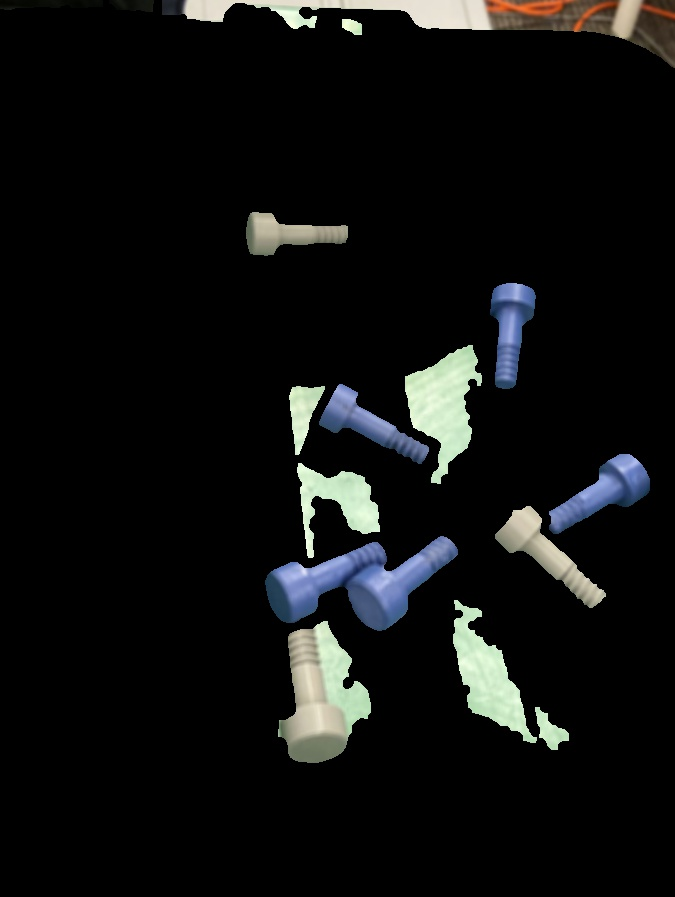
#> input picture bad_image_4.jpg, 675 x 897 px; its folder holds only this picture in this run
$ python -i histogram_approach.py   (imports and definitions only)   (older library calls are emulated)
#> lines starting #> are read from the running program, lines starting #| are printed output that depends on the picture; after the words box and inside, x2 and y2 are one past the last pixel; in counts of white or black regions, pixels touching at a corner belong together
#> further down, picture is the input picture: shape (897, 675, 3); mean B, G, R 16.5, 16.8, 15.8
#!/usr/bin/env python3
# -*- coding: utf-8 -*-
"""
Created on Sun Oct 27 15:36:06 2019

@author: Carter
"""

# CV project test

import numpy as np
import cv2
from cv2 import SimpleBlobDetector
import glob
import os
import scipy
import random
from collections import Counter
from PIL import Image, ImageOps


class Histogram:
    def __init__(self):
        self.test = 4
        self.blue_threshold_values = (np.array([95, 80, 80]), np.array([150, 255, 255]))  # lower values, upper values
        self.red_threshold_values = (np.array([150,160,70]), np.array([255,255,255]))  # lower values, upper values
        self.red_threshold_values2 = (np.array([0, 160, 100]), np.array([12, 255, 255]))
        self.green_threshold_values = (np.array([40, 0, 0]), np.array([130, 255, 255]))  # lower values, upper values
        self.gray_threshold_values = (np.array([0, 0, 90]), np.array([255, 50, 250]))
        #self.gray_threshold_values = (np.array([0, 5, 100]), np.array([255, 40, 170]))

        self.params = cv2.SimpleBlobDetector_Params()

        # Filter by Area.
        self.params.filterByArea = True
        self.params.filterByInertia = False
        self.params.filterByConvexity = False
        self.params.minArea = 0
        self.params.maxArea = 2000
        self.minDistBetweenBlobs = 1

    # [4 lines left out: function preview, not called in this run]

    def save_image(self, image, name):
        cv2.imwrite(name, image)

    def threshold_color(self, im, threshold_values):

        # Convert BGR to HSV
#> called with threshold_values = ([150, 160, 70], [255, 255, 255])
        hsv = cv2.cvtColor(im, cv2.COLOR_BGR2HSV)
#> hsv: shape (897, 675, 3); mean H, S, V 9.7, 18.5, 18.8

        # define range colors in HSV
        lower_threshold_value = threshold_values[0]
        upper_threshold_value = threshold_values[1]
        # Threshold the HSV image to get only blue colors
        mask = cv2.inRange(hsv, lower_threshold_value, upper_threshold_value)
#> mask: shape (897, 675); every value is 0
        # Bitwise-AND mask and original image
        res = cv2.bitwise_and(im, im, mask=mask)
#> res: shape (897, 675, 3); every value is 0
        # self.preview(im)
        # self.preview(mask)
        return mask


    # [178 lines left out: functions resize_image, process_images_from_folder, fill_in_glare, get_boundary_points_from_contour, crop_image_to_box_region, process_image and 2 more, not called in this run]

    def threshold_hist(self, colorHist):
        print(colorHist)
        #threshold = [410000, 508755, 260310, 1203600,503600] 937380
        threshold = [410000, 658755, 500310, 1203600, 503600]
        classified = [0,0,0]

        if colorHist[1] > threshold[0]:
            classified[1] = 1
        if colorHist[0] > threshold[1]:
            classified[0] = 2
        elif colorHist[0] > threshold[2]:
            classified[0] = 1
        if colorHist[2] > threshold[3]:
            classified[2] = 1
        elif colorHist[2] > threshold[4]:
            classified[2] = 2
        return classified


    def crop_histogram(self, im, mask=False):
        """ given opencv/numpy image, run the processing method
        return two images - only screws with color and only screws masked
         """

        ROI = self.threshold_color(im, self.red_threshold_values)
        ROI2 = self.threshold_color(im, self.red_threshold_values2)
#> call 2 of threshold_color, with threshold_values = ([0, 160, 100], [12, 255, 255])
#> in threshold_color (call 2), `mask = cv2.inRange(hsv, lower_threshold_value, upper_threshold_value)`:
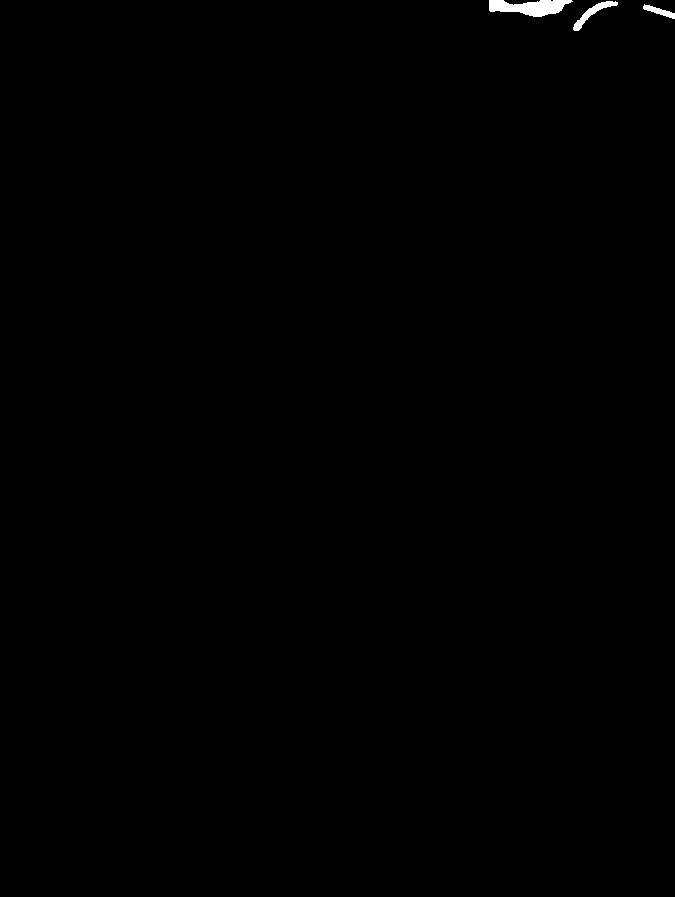
#> mask: shape (897, 675); 0.24% white; 3 white regions, box (x1, y1, x2, y2) and area: (489, 0, 573, 17) 928, (573, 1, 618, 31) 334, (643, 4, 675, 19) 185
        ROI = cv2.add(ROI, ROI2)
        kernel = np.ones([3, 3]) / 9
        ROI = cv2.morphologyEx(ROI, cv2.MORPH_OPEN, kernel)
#> ROI: shape (897, 675); 0.24% white; 3 white regions, box (x1, y1, x2, y2) and area: (489, 0, 572, 17) 926, (573, 1, 618, 31) 333, (643, 5, 675, 19) 184
        sumRed = np.sum(ROI)
#> sumRed = 367965
        ROI_red = ROI
        # print("Red= " + str(sumRed))

        ROI = cv2.bitwise_and(im, cv2.cvtColor(ROI_red, cv2.COLOR_GRAY2RGB))
#> ROI: shape (897, 675, 3)
        ROI = cv2.bitwise_not(ROI)
        ROI_min_red = cv2.bitwise_and(ROI, im)


        ROI = ROI_min_red  # self.crop_image_to_box_region(im, False)
        ROI = self.threshold_color(ROI, self.blue_threshold_values)
        kernel = np.ones([2, 2]) / 4
        ROI = cv2.morphologyEx(ROI, cv2.MORPH_OPEN, kernel)
#> ROI: shape (897, 675); 2.7% white; 6 white regions (1 under 20 px), largest, box (x1, y1, x2, y2) and area: (267, 537, 459, 632) 7853, (551, 455, 651, 535) 3236, (492, 285, 537, 390) 2841, (320, 395, 428, 465) 2132, (340, 385, 358, 398) 99
        ROI = cv2.dilate(ROI,kernel,iterations = 2)
#> ROI: shape (897, 675); 3.1% white; 5 white regions, box (x1, y1, x2, y2) and area: (267, 537, 461, 634) 8939, (551, 455, 653, 537) 3677, (492, 285, 539, 392) 3232, (320, 395, 430, 467) 2623, (340, 385, 360, 400) 165
        ROI_blue = ROI
        sumBlue = np.sum(ROI)
#> sumBlue = 4752180
        print("Blue= " + str(sumBlue))
#| Blue= 4752180


        ROI = cv2.bitwise_and(ROI_min_red, cv2.cvtColor(ROI_blue, cv2.COLOR_GRAY2RGB))
#> ROI: shape (897, 675, 3)
        ROI = cv2.bitwise_not(ROI)
        ROI_min_blue = cv2.bitwise_and(ROI, ROI_min_red)
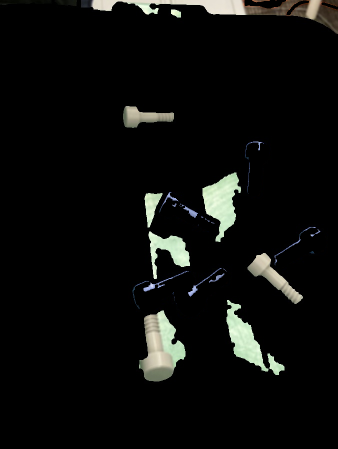
#> ROI_min_blue: shape (897, 675, 3) (shown at 1/2 size); mean B, G, R 12.1, 13.6, 13


        ROI = self.threshold_color(im, self.green_threshold_values)
#> call 4 of threshold_color, with threshold_values = ([40, 0, 0], [130, 255, 255])
#> in threshold_color (call 4), `res = cv2.bitwise_and(im, im, mask=mask)`:
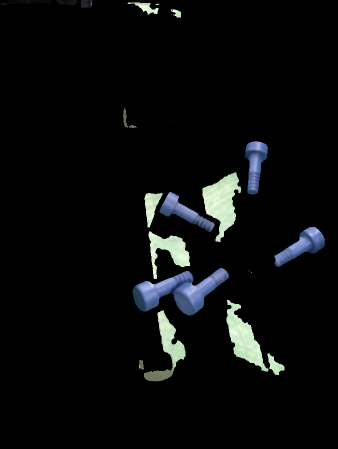
#> res: shape (897, 675, 3) (shown at 1/2 size); mean B, G, R 11.7, 11.4, 9.9
        kernel = np.ones([3, 3]) / 9
        ROI = cv2.morphologyEx(ROI, cv2.MORPH_OPEN, kernel)
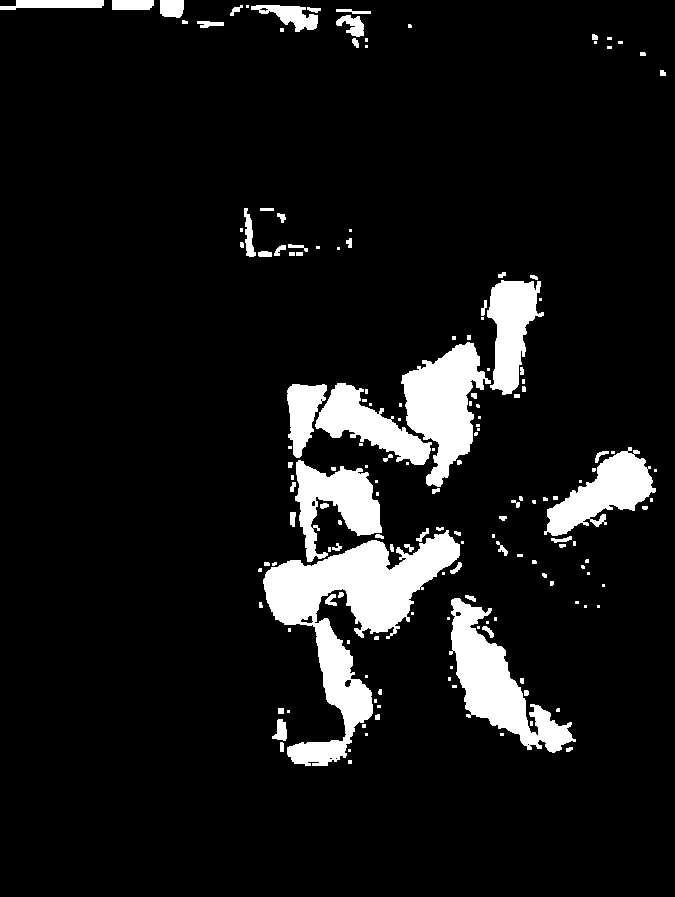
#> ROI: shape (897, 675); 9% white; 164 white regions (86 under 20 px), largest, box (x1, y1, x2, y2) and area: (263, 530, 460, 766) 15220, (449, 598, 576, 753) 7033, (401, 342, 491, 487) 6698
        sumGreen = np.sum(ROI)
#> sumGreen = 13839615
        ROI_green = ROI


        ROI = cv2.bitwise_and(ROI_min_blue, cv2.cvtColor(ROI_green, cv2.COLOR_GRAY2RGB))
#> ROI: shape (897, 675, 3)
        ROI = cv2.bitwise_not(ROI)
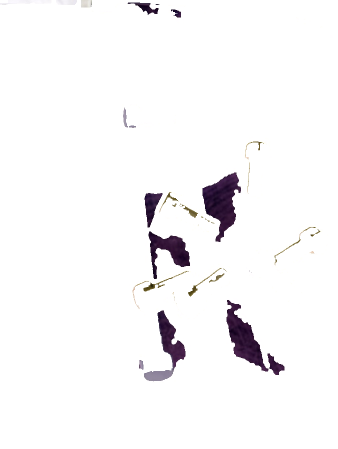
#> ROI: shape (897, 675, 3) (shown at 1/2 size); mean B, G, R 247.6, 246.7, 247.6
        ROI_min_green = cv2.bitwise_and(ROI, ROI_min_blue)
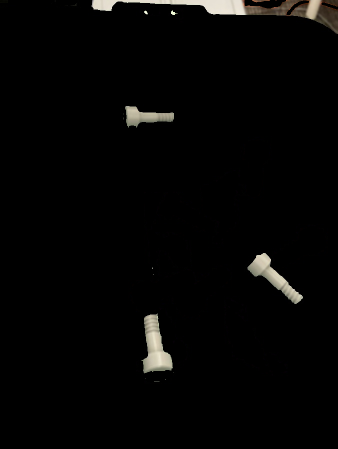
#> ROI_min_green: shape (897, 675, 3) (shown at 1/2 size); mean B, G, R 4.7, 5.3, 5.6


        ROI = ROI_min_green
        ROI = self.threshold_color(ROI, self.gray_threshold_values)
        kernel = np.ones([2, 2]) / 1
        ROI = cv2.morphologyEx(ROI, cv2.MORPH_OPEN, kernel)
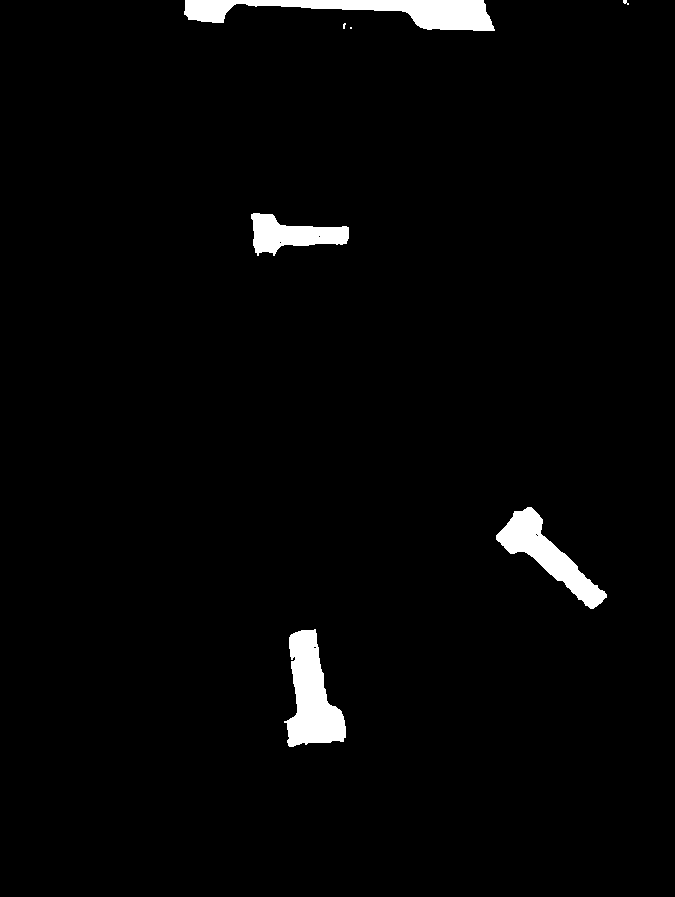
#> ROI: shape (897, 675); 2.4% white; 7 white regions (3 under 20 px), largest, box (x1, y1, x2, y2) and area: (184, 0, 495, 31) 4728, (284, 629, 346, 747) 4233, (496, 507, 607, 609) 3455, (251, 213, 349, 256) 2272
        sumGray = np.sum(ROI)
#> sumGray = 3754365
        #print("Gray= " + str(sumRed))
        colorHist = [sumBlue,sumRed, sumGray]
#> colorHist = [4752180, 367965, 3754365]
        print(colorHist)
#| [4752180, 367965, 3754365]
        classify = self.threshold_hist(colorHist)
#| [4752180, 367965, 3754365]
#> classify = [2, 0, 1]

        return classify


# [41 lines not run here, left out]

    # attempt.count_number_of_screws(im)

>>> import cv2
>>> picture = cv2.imread('bad_image_4.jpg')
>>> result = Histogram().crop_histogram(picture)
#> result = [2, 0, 1]

$ run again, on bad_2.jpg
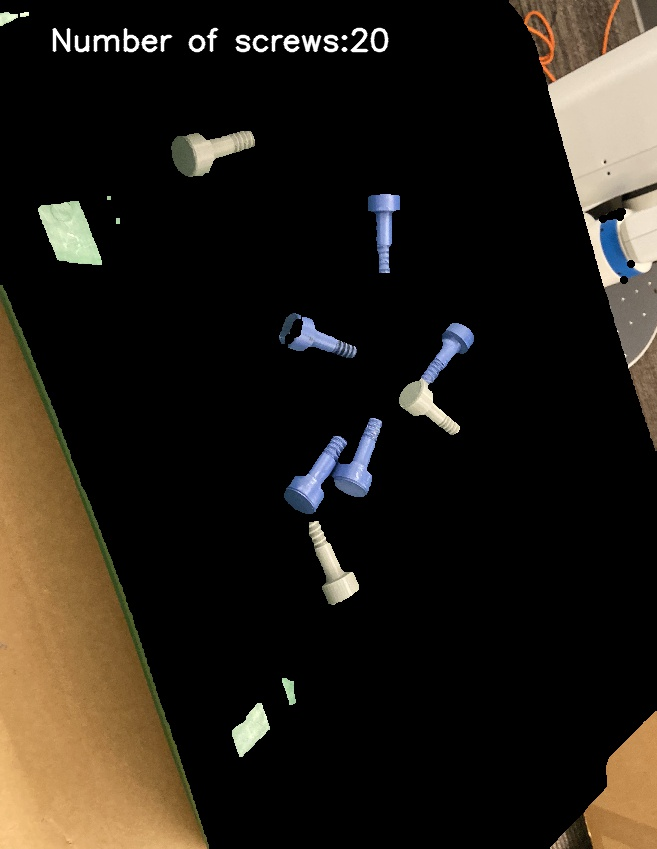
#> input picture bad_2.jpg, 657 x 849 px
#> picture is the input picture: shape (849, 657, 3); mean B, G, R 23.3, 30.8, 36.4
#> hsv: shape (849, 657, 3); mean H, S, V 8.8, 35.5, 37.8
#> mask: shape (849, 657); every value is 0
#> res: shape (849, 657, 3); every value is 0
#> in threshold_color (call 2), `mask = cv2.inRange(hsv, lower_threshold_value, upper_threshold_value)`:
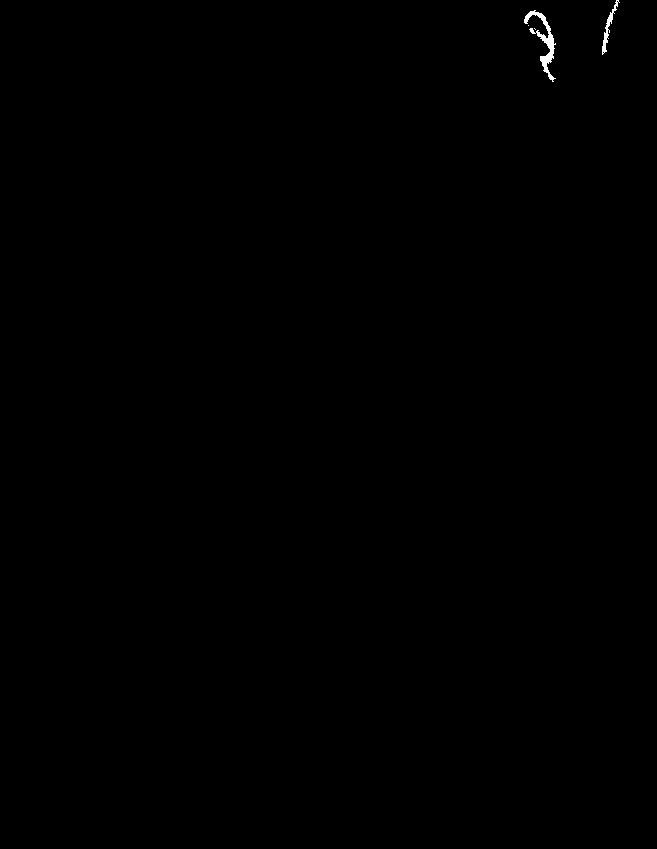
#> mask: shape (849, 657); 0.14% white; 4 white regions (2 under 20 px), largest, box (x1, y1, x2, y2) and area: (524, 10, 556, 82) 553, (602, 0, 620, 55) 202
#> sumRed = 161415
#> hsv: shape (849, 657, 3); mean H, S, V 8.8, 35.2, 37.6
#> mask: shape (849, 657); 1.2% white; 18 white regions (8 under 20 px), largest, box (x1, y1, x2, y2) and area: (285, 436, 346, 514) 1543, (332, 419, 382, 497) 1303, (422, 324, 474, 382) 1070
#> sumBlue = 2209830
#| Blue= 2209830
#> mask: shape (849, 657); 5.7% white; 379 white regions (263 under 20 px), largest, box (x1, y1, x2, y2) and area: (272, 415, 385, 521) 5740, (34, 192, 112, 272) 3482, (9, 314, 161, 693) 3153
#> sumGreen = 6470625
#> hsv: shape (849, 657, 3); mean H, S, V 4.8, 28.2, 32.6
#> mask: shape (849, 657); 4.3% white; 265 white regions (257 under 20 px), largest, box (x1, y1, x2, y2) and area: (547, 26, 657, 369) 19245, (309, 521, 359, 605) 1466, (182, 131, 255, 177) 1315
#> in crop_histogram, `ROI = cv2.morphologyEx(ROI, cv2.MORPH_OPEN, kernel)`:
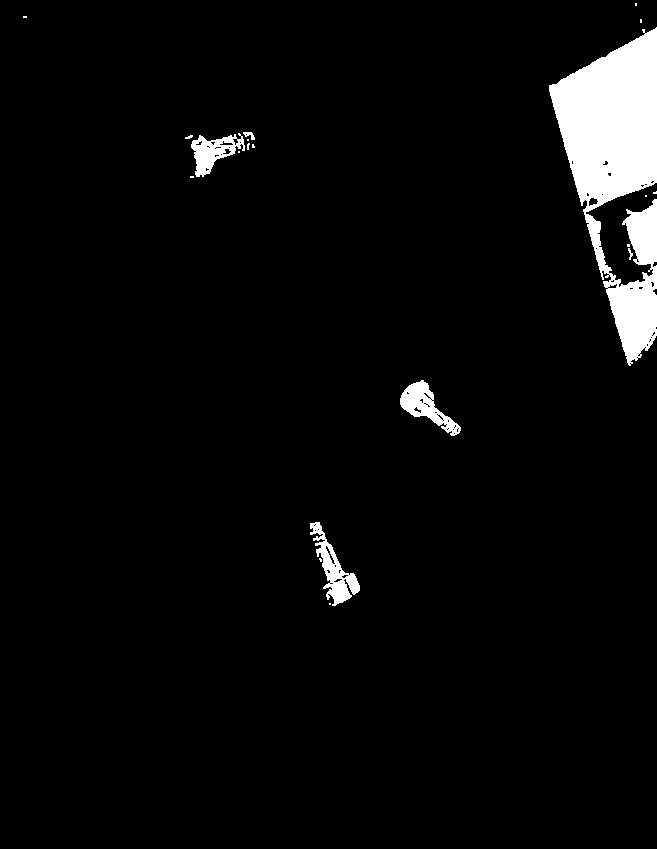
#> ROI: shape (849, 657); 4.1% white; 20 white regions (13 under 20 px), largest, box (x1, y1, x2, y2) and area: (549, 27, 657, 366) 18803, (310, 522, 360, 606) 1402, (400, 380, 461, 436) 1273
#> sumGray = 5810175
#> colorHist = [2209830, 161415, 5810175]
#| [2209830, 161415, 5810175]
#| [2209830, 161415, 5810175]
#> classify = [2, 0, 1]

$ run again, on bad_3.jpg
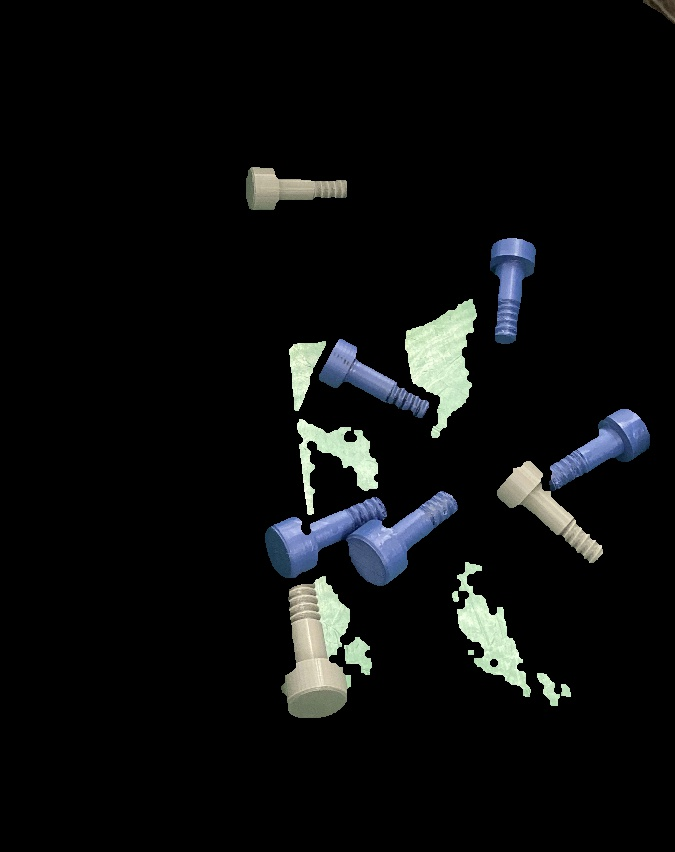
#> input picture bad_3.jpg, 675 x 852 px
#> picture is the input picture: shape (852, 675, 3); mean B, G, R 13.6, 13.4, 12.2
#> hsv: shape (852, 675, 3); mean H, S, V 9.3, 17.4, 15.1
#> mask: shape (852, 675); every value is 0
#> res: shape (852, 675, 3); every value is 0
#> sumRed = 0
#> in threshold_color (call 3), `mask = cv2.inRange(hsv, lower_threshold_value, upper_threshold_value)`:
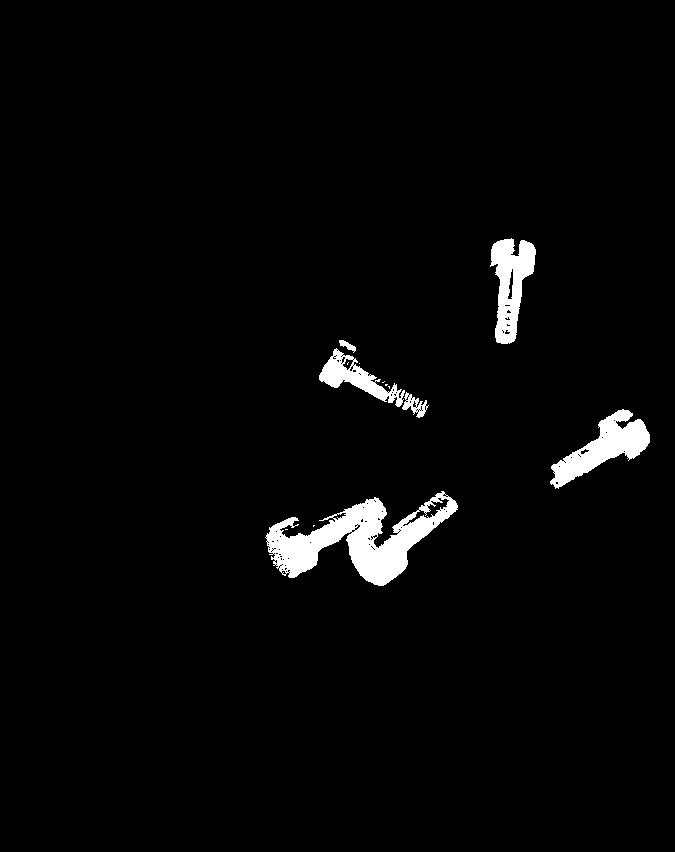
#> mask: shape (852, 675); 2.7% white; 13 white regions (7 under 20 px), largest, box (x1, y1, x2, y2) and area: (265, 491, 458, 586) 7487, (550, 409, 650, 489) 3111, (490, 238, 536, 344) 2730, (319, 348, 405, 407) 1640, (402, 392, 429, 418) 291, (339, 340, 356, 353) 96
#> sumBlue = 4613460
#| Blue= 4613460
#> mask: shape (852, 675); 9.5% white; 268 white regions (187 under 20 px), largest, box (x1, y1, x2, y2) and area: (256, 294, 484, 593) 28758, (447, 559, 577, 712) 6460, (542, 400, 657, 501) 4803
#> sumGreen = 12595470
#> hsv: shape (852, 675, 3); mean H, S, V 2.1, 6.7, 3.1
#> mask: shape (852, 675); 1.7% white; 12 white regions (9 under 20 px), largest, box (x1, y1, x2, y2) and area: (284, 583, 347, 703) 4042, (497, 461, 603, 563) 3282, (248, 167, 347, 210) 2225
#> in crop_histogram, `ROI = cv2.morphologyEx(ROI, cv2.MORPH_OPEN, kernel)`:
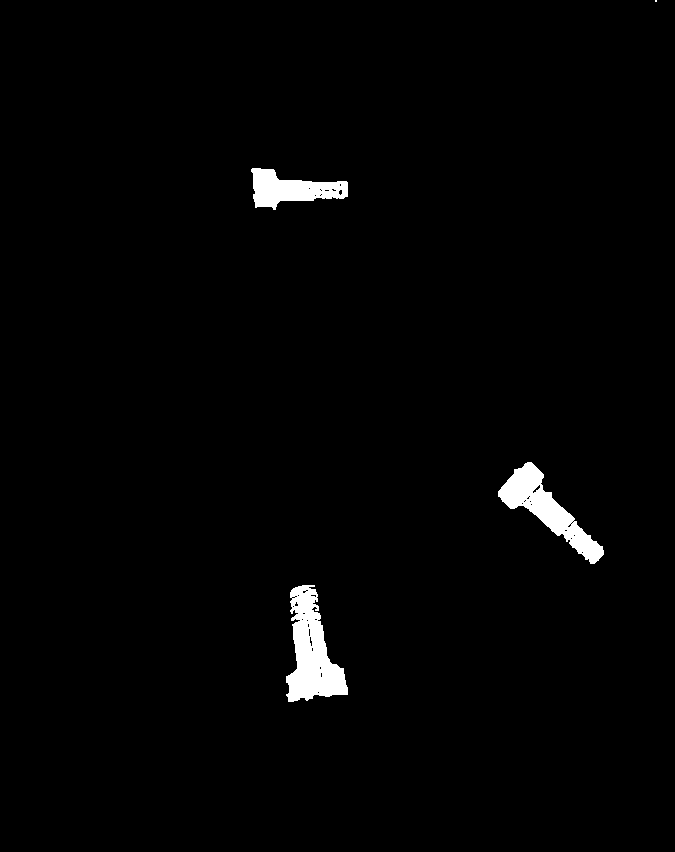
#> ROI: shape (852, 675); 1.7% white; 4 white regions (1 under 20 px), largest, box (x1, y1, x2, y2) and area: (286, 585, 348, 702) 4009, (498, 462, 604, 564) 3277, (251, 168, 348, 210) 2219
#> sumGray = 2424795
#> colorHist = [4613460, 0, 2424795]
#| [4613460, 0, 2424795]
#| [4613460, 0, 2424795]
#> classify = [2, 0, 1]
